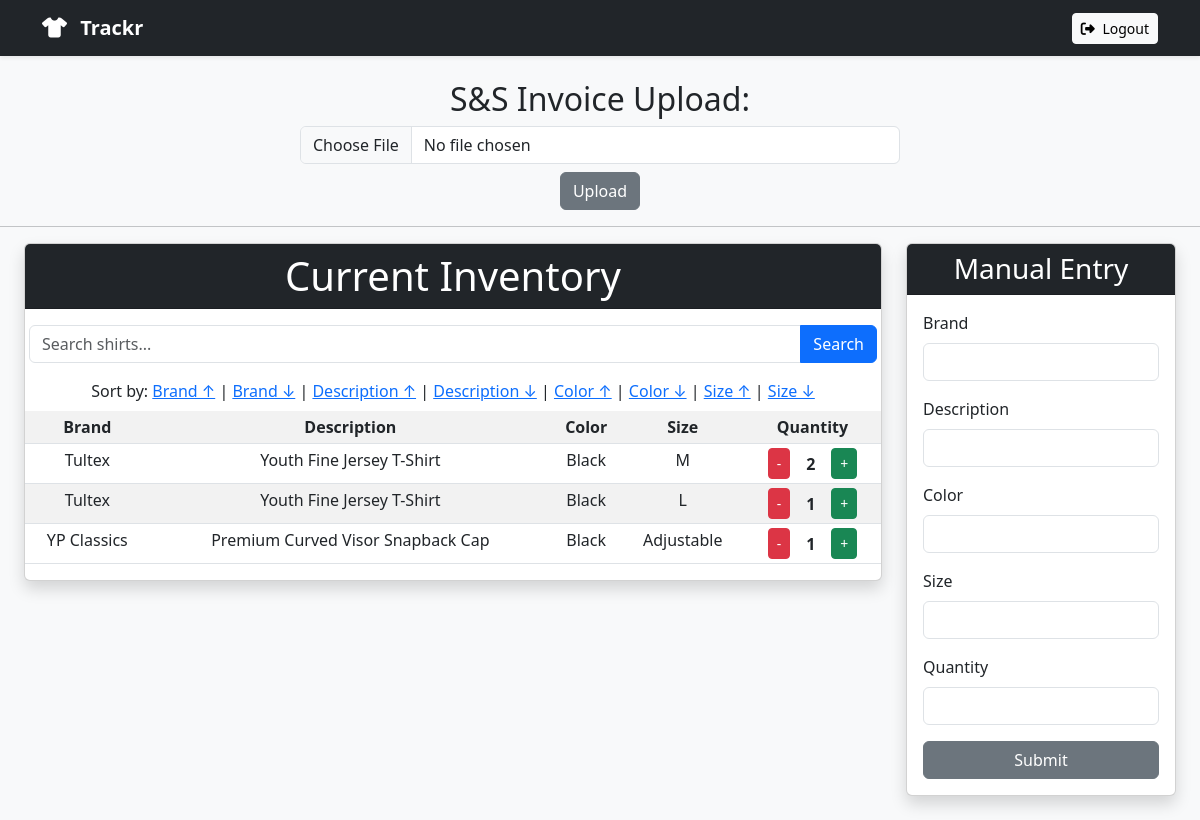
The app's page /home (signed in), older data.
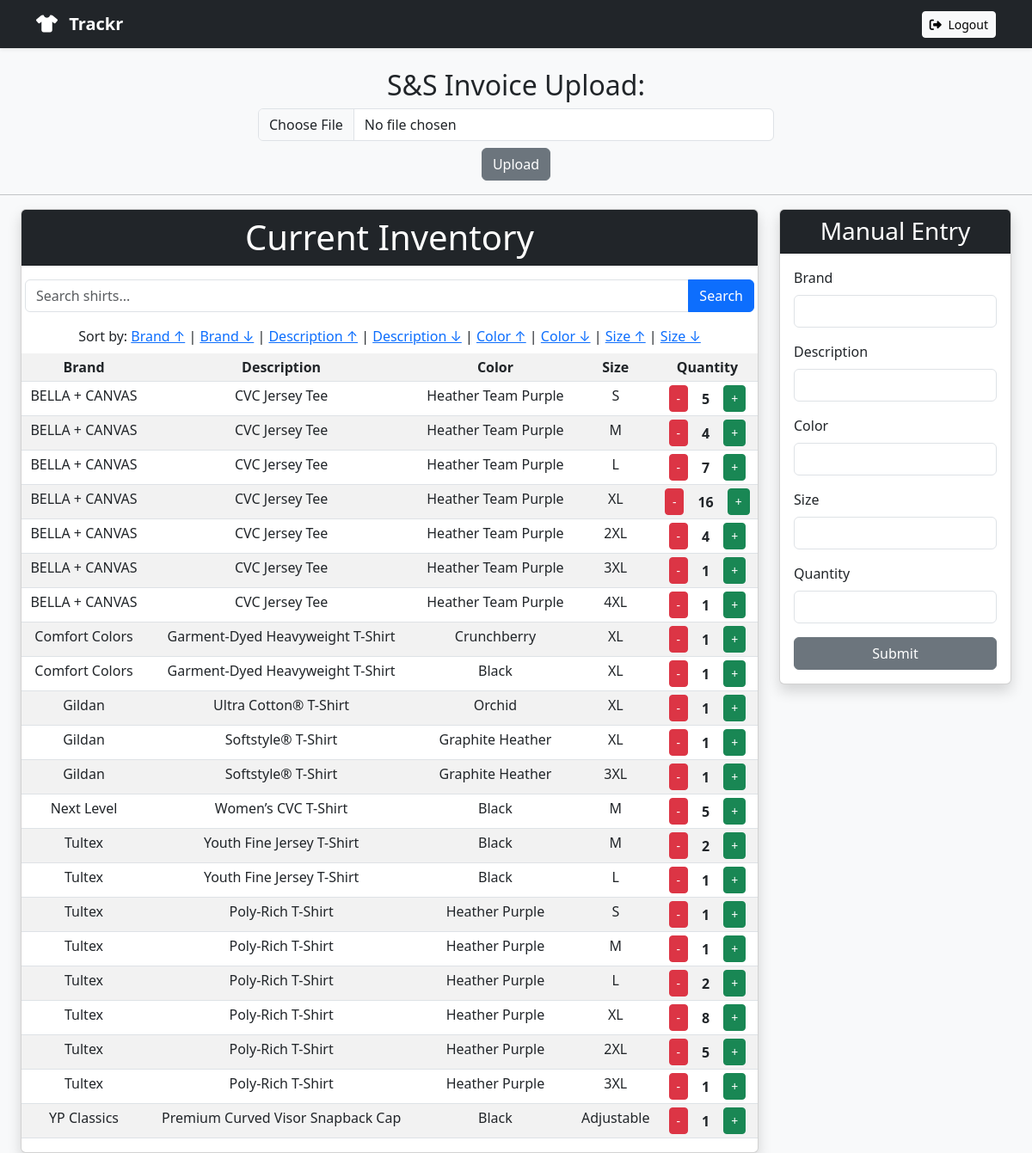
The same page, newer data.
### tables this page shows
CREATE TABLE shirts (
    id INTEGER PRIMARY KEY AUTOINCREMENT,
    brand TEXT NOT NULL,
    description TEXT NOT NULL,
    color TEXT NOT NULL,
    size TEXT NOT NULL,
    quantity INTEGER NOT NULL,
    userID INTEGER,
    FOREIGN KEY(userID) REFERENCES users(id)
);

### inventory.py (the view)
def home():
    userID = request.cookies.get('userID')
    if not userID:
        return redirect('/login')
    sortBy = request.args.get('sortBy', 'brand')
    sortOrder = request.args.get('order', 'asc')
    search = request.args.get('search', '')
    if sortBy not in ['brand', 'description', 'color', 'size', 'quantity']:
        sortBy = 'brand'
    if sortOrder not in ['asc', 'desc']:
        sortOrder = 'asc'
    conn = get_db_connection()
    cursor = conn.cursor()
    if sortBy == 'size':
        order_clause = f'''
            ORDER BY CASE size
                WHEN 'NB' THEN 1
                WHEN '0-3M' THEN 2
                WHEN '3-6M' THEN 3
                WHEN '6-9M' THEN 4
                WHEN '12M' THEN 5
                WHEN '18M' THEN 6
                WHEN '24M' THEN 7
                WHEN '2T' THEN 8
                WHEN '3T' THEN 9
                WHEN '4T' THEN 10
                WHEN '5T' THEN 11
                WHEN 'XS' THEN 12
                WHEN 'S' THEN 13
                WHEN 'M' THEN 14
                WHEN 'L' THEN 15
                WHEN 'XL' THEN 16
                WHEN '2XL' THEN 17
                WHEN '3XL' THEN 18
                WHEN '4XL' THEN 19
                ELSE 20
            END {sortOrder}
        '''
    else:
        order_clause = f'ORDER BY {sortBy} {sortOrder}'
    if search:
        search_query = f"%{search}%"
        shirts = cursor.execute(f'''
            SELECT id, brand, description, color, size, quantity
            FROM shirts
            WHERE userID = ?
            AND (
                brand LIKE ? OR
                description LIKE ? OR
                color LIKE ? OR
                size LIKE ?
            )
            {order_clause};
        ''', (userID, search_query, search_query, search_query, search_query)).fetchall()
    else:
        shirts = cursor.execute(f'''
            SELECT id, brand, description, color, size, quantity
            FROM shirts
            WHERE userID = ?
            {order_clause};
        ''', (userID,)).fetchall()
    conn.close()
    return render_template("index.html", shirts=shirts, search=search)

### db.py (called while the page is built)
def get_db_connection():
    conn = sqlite3.connect(DATABASE)
    conn.row_factory = sqlite3.Row  # allows accessing columns by name
    return conn

### templates/index.html (shortened to what this page needs)
<!DOCTYPE html>
<html lang="en">
<head>
    <link href="https://cdn.jsdelivr.net/npm/bootstrap@5.3.0/dist/css/bootstrap.min.css" rel="stylesheet">
    <link rel="stylesheet" href="https://cdnjs.cloudflare.com/ajax/libs/font-awesome/6.5.0/css/all.min.css">
</head>
<body class="bg-light">
    <nav class="navbar navbar-expand-lg navbar-dark bg-dark shadow-sm mb-4">
        <div class="container">
            <a class="navbar-brand fw-bold" href="/">
                <i class="fas fa-tshirt me-2"></i> Trackr
            </a>
            <div class="ms-auto">
                <a href="{{ url_for('logout') }}" class="btn btn-light btn-sm">
                    <i class="fas fa-sign-out-alt me-1"></i> Logout
                </a>
            </div>
        </div>
    </nav>
    <div class="text-center">
        <h2 class="mt-4">S&S Invoice Upload:</h2>
        <form action="/upload" method="POST" enctype="multipart/form-data">
            <input class="form-control w-50 mx-auto my-2" type="file" name="file" accept="application/pdf">
            <input class="btn btn-secondary" type="submit" value="Upload">
        </form>
        <hr>
    </div>
    <div class="container-fluid px-4">
        <div class="row g-4 justify-content-center">
            <div class="col-lg-9">
                <div class="card mx-auto shadow text-center">
                    <h1 class="card-header bg-dark text-white mb-3">Current Inventory</h1>
                    <form class="mb-3 mx-1" method="get" action="/home">
                    <div class="input-group">
                        <input type="text" name="search" class="form-control" placeholder="Search shirts..." value="{{ request.args.get('search', '') }}">
                        <button class="btn btn-primary" type="submit">Search</button>
                    </div>
                    </form>
                    <div>Sort by:
                    <a href="/home?sortBy=brand&order=asc">Brand ↑</a> |
                    <a href="/home?sortBy=brand&order=desc">Brand ↓</a> |
                    <a href="/home?sortBy=description&order=asc">Description ↑</a> |
                    <a href="/home?sortBy=description&order=desc">Description ↓</a> |
                    <a href="/home?sortBy=color&order=asc">Color ↑</a> |
                    <a href="/home?sortBy=color&order=desc">Color ↓</a> |
                    <a href="/home?sortBy=size&order=asc">Size ↑</a> |
                    <a href="/home?sortBy=size&order=desc">Size ↓</a>
                    </div>
                    <table class="table mt-2 table-hover table-striped table-sm">
                        <tr>
                            <th>Brand</th>
                            <th>Description</th>
                            <th>Color</th>
                            <th>Size</th>
                            <th>Quantity</th>
                        </tr>
                        {% for row in shirts %}
                        <tr>
                            <td>{{ row[1] }}</td>
                            <td>{{ row[2] }}</td>
                            <td>{{ row[3] }}</td>
                            <td>{{ row[4] }}</td>
                            <td>
                                <div class="d-flex justify-content-center align-items-center gap-2">
                                    <form action="/update_quantity" method="POST">
                                        <button type="submit" class="btn btn-sm btn-danger">-</button>
                                    </form>
                                    <span class="px-2 fw-bold">{{ row[5] }}</span>
                                    <form action="/update_quantity" method="POST">
                                        <button type="submit" class="btn btn-sm btn-success">+</button>
                                    </form>
                                </div>
                            </td>
                        </tr>
                        {% endfor %}
                    </table>
                </div>
            </div>
            <div class="col-lg-3 mb-4">
                <div class="card mx-auto shadow">
                    <div class="card-header bg-dark text-white text-center">
                        <h3 class="mb-0">Manual Entry</h3>
                    </div>
                    <div class="card-body">
                        <form action="/manual_shirt_entry" method="POST">
                            <div class="mb-3">
                                <label class="form-label" for="brand">Brand</label>
                                <input class="form-control" type="text" id="brand" name="brand">
                            </div>
                            <div class="mb-3">
                                <label class="form-label" for="description">Description</label>
                                <input class="form-control" type="text" id="description" name="description">
                            </div>
                            <div class="mb-3">
                                <label class="form-label" for="color">Color</label>
                                <input class="form-control" type="text" id="color" name="color">
                            </div>
                            <div class="mb-3">
                                <label class="form-label" for="size">Size</label>
                                <input class="form-control" type="text" id="size" name="size">
                            </div>
                            <div class="mb-3">
                                <label class="form-label" for="quantity">Quantity</label>
                                <input class="form-control" type="text" id="quantity" name="quantity" required>
                            </div>
                            <div class="d-grid">
                                <input class="btn btn-secondary" type="submit" value="Submit">
                            </div>
                        </form>
                    </div>
                </div>
            </div>
        </div>
    </div>
</body>
</html>

Row changes from the older to the newer data that the page shows:
added shirts: brand "BELLA + CANVAS", description "CVC Jersey Tee", color "Heather Team Purple", size "S", quantity "5"
added shirts: brand "BELLA + CANVAS", description "CVC Jersey Tee", color "Heather Team Purple", size "M", quantity "4"
added shirts: brand "BELLA + CANVAS", description "CVC Jersey Tee", color "Heather Team Purple", size "L", quantity "7"
added shirts: brand "BELLA + CANVAS", description "CVC Jersey Tee", color "Heather Team Purple", size "XL", quantity "16"
added shirts: brand "BELLA + CANVAS", description "CVC Jersey Tee", color "Heather Team Purple", size "2XL", quantity "4"
added shirts: brand "BELLA + CANVAS", description "CVC Jersey Tee", color "Heather Team Purple", size "3XL", quantity "1"
added shirts: brand "BELLA + CANVAS", description "CVC Jersey Tee", color "Heather Team Purple", size "4XL", quantity "1"
added shirts: brand "Comfort Colors", description "Garment-Dyed Heavyweight T-Shirt", color "Crunchberry", size "XL", quantity "1"
added shirts: brand "Comfort Colors", description "Garment-Dyed Heavyweight T-Shirt", color "Black", size "XL", quantity "1"
added shirts: brand "Gildan", description "Ultra Cotton® T-Shirt", color "Orchid", size "XL", quantity "1"
added shirts: brand "Gildan", description "Softstyle® T-Shirt", color "Graphite Heather", size "XL", quantity "1"
added shirts: brand "Gildan", description "Softstyle® T-Shirt", color "Graphite Heather", size "3XL", quantity "1"
added shirts: brand "Next Level", description "Women’s CVC T-Shirt", color "Black", size "M", quantity "5"
added shirts: brand "Tultex", description "Poly-Rich T-Shirt", color "Heather Purple", size "S", quantity "1"
added shirts: brand "Tultex", description "Poly-Rich T-Shirt", color "Heather Purple", size "M", quantity "1"
added shirts: brand "Tultex", description "Poly-Rich T-Shirt", color "Heather Purple", size "L", quantity "2"
added shirts: brand "Tultex", description "Poly-Rich T-Shirt", color "Heather Purple", size "XL", quantity "8"
added shirts: brand "Tultex", description "Poly-Rich T-Shirt", color "Heather Purple", size "2XL", quantity "5"
added shirts: brand "Tultex", description "Poly-Rich T-Shirt", color "Heather Purple", size "3XL", quantity "1"
